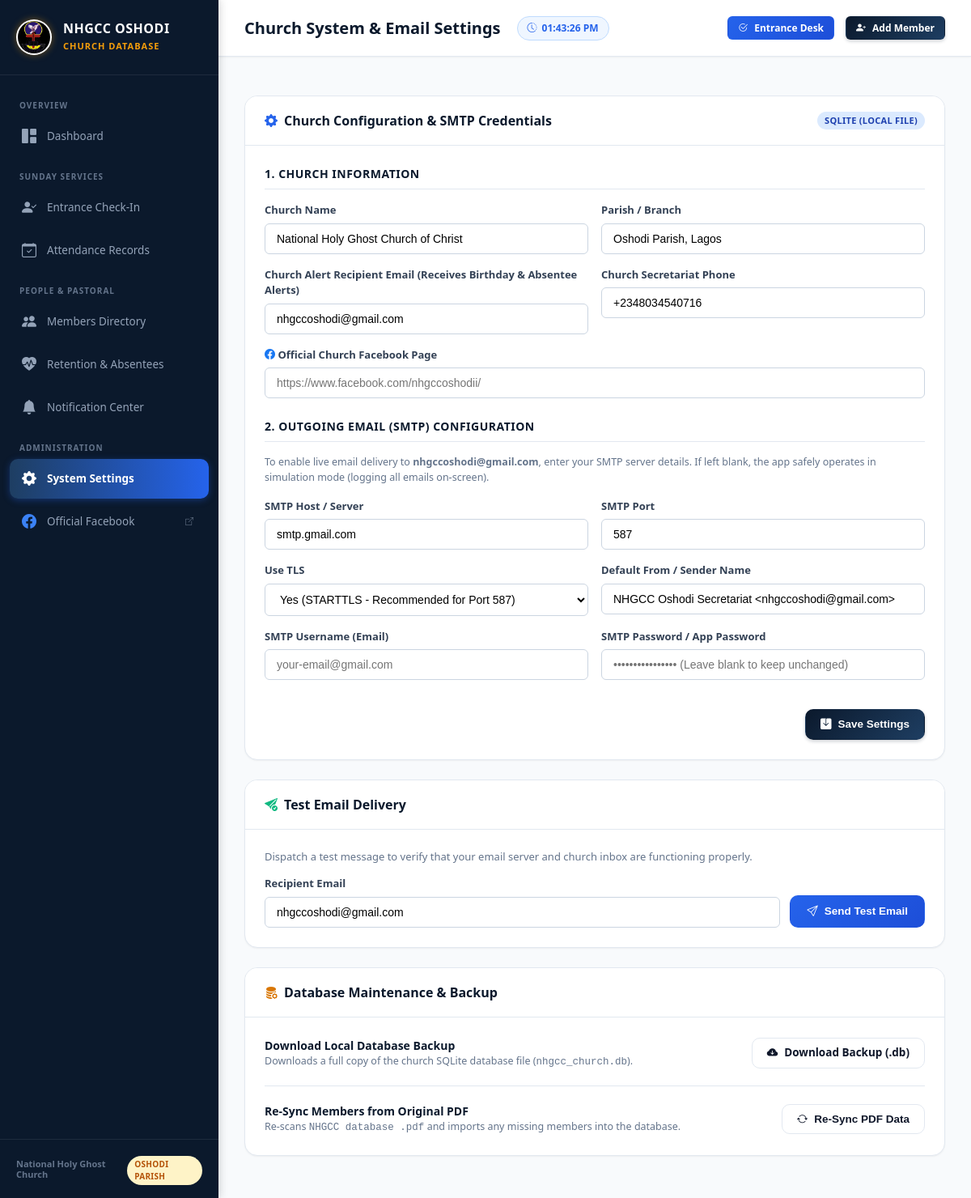
/settings/, run on the app's committed database.
### app/models.py (models this page shows, shortened)
class SystemSetting(db.Model):
    __tablename__ = 'system_settings'
    id = db.Column(db.Integer, primary_key=True)
    setting_key = db.Column(db.String(100), unique=True, nullable=False, index=True)
    setting_value = db.Column(db.Text, default='')
    description = db.Column(db.String(255), nullable=True)
    updated_at = db.Column(db.DateTime, default=datetime.utcnow, onupdate=datetime.utcnow)
    @classmethod
    def get_value(cls, key, default=None):
        item = cls.query.filter_by(setting_key=key).first()
        if item and item.setting_value is not None:
            return item.setting_value
        return default

### app/routes/settings.py (the view, shortened to what this page needs)
@settings_bp.route('/', methods=['GET', 'POST'])
def index():
    cfg = current_app.config
    smtp_cfg = get_smtp_config()
    db_type = 'SQLite (Local File)' if 'sqlite' in cfg['SQLALCHEMY_DATABASE_URI'] else 'Cloud Database (PostgreSQL)'
    return render_template('settings/index.html', smtp_cfg=smtp_cfg, db_type=db_type)

### app/templates/settings/index.html (shortened to what this page needs)
{% extends "base.html" %}
{% block header_title %}Church System & Email Settings{% endblock %}
{% block content %}
<div style="max-width: 900px; margin: 0 auto;">
    <div class="card">
        <div class="card-header">
            <div class="card-title">
                <i class="bi bi-gear-fill" style="color: #2563eb;"></i>
                <span>Church Configuration & SMTP Credentials</span>
            </div>
            <span class="badge badge-blue">{{ db_type }}</span>
        </div>
        <div class="card-body">
            <form method="POST">
                <h4 style="font-size: 14px; font-weight: 700; color: #0b192c; text-transform: uppercase; letter-spacing: 0.5px; margin-bottom: 16px; border-bottom: 1px solid var(--border-color); padding-bottom: 8px;">
                    1. Church Information
                </h4>
                <div class="form-row">
                    <div class="form-group">
                        <label class="form-label">Church Name</label>
                        <input type="text" name="church_name" class="form-control" value="{{ smtp_cfg.church_name }}" required>
                    </div>
                    <div class="form-group">
                        <label class="form-label">Parish / Branch</label>
                        <input type="text" name="church_branch" class="form-control" value="{{ smtp_cfg.church_branch }}" required>
                    </div>
                </div>
                <div class="form-row">
                    <div class="form-group">
                        <label class="form-label">Church Alert Recipient Email (Receives Birthday & Absentee Alerts)</label>
                        <input type="email" name="church_email" class="form-control" value="{{ smtp_cfg.recipient }}" required>
                    </div>
                    <div class="form-group">
                        <label class="form-label">Church Secretariat Phone</label>
                        <input type="text" name="church_phone" class="form-control" value="+2348034540716">
                    </div>
                </div>
                <div class="form-group" style="margin-bottom: 20px;">
                    <label class="form-label"><i class="bi bi-facebook" style="color: #1877f2;"></i> Official Church Facebook Page</label>
                    <input type="url" name="church_facebook" class="form-control" value="{{ smtp_cfg.facebook }}" placeholder="https://www.facebook.com/nhgccoshodii/">
                </div>
                <h4 style="font-size: 14px; font-weight: 700; color: #0b192c; text-transform: uppercase; letter-spacing: 0.5px; margin: 24px 0 16px 0; border-bottom: 1px solid var(--border-color); padding-bottom: 8px;">
                    2. Outgoing Email (SMTP) Configuration
                </h4>
                <p style="font-size: 12.5px; color: #64748b; margin-bottom: 16px;">
                    To enable live email delivery to <strong>{{ smtp_cfg.recipient }}</strong>, enter your SMTP server details. If left blank, the app safely operates in simulation mode (logging all emails on-screen).
                </p>
                <div class="form-row">
                    <div class="form-group">
                        <label class="form-label">SMTP Host / Server</label>
                        <input type="text" name="smtp_server" class="form-control" value="{{ smtp_cfg.server }}" placeholder="e.g. smtp.gmail.com">
                    </div>
                    <div class="form-group">
                        <label class="form-label">SMTP Port</label>
                        <input type="number" name="smtp_port" class="form-control" value="{{ smtp_cfg.port }}" placeholder="587">
                    </div>
                </div>
                <div class="form-row">
                    <div class="form-group">
                        <label class="form-label">Use TLS</label>
                        <select name="smtp_use_tls" class="form-control">
                            <option value="True" {% if smtp_cfg.use_tls %}selected{% endif %}>Yes (STARTTLS - Recommended for Port 587)</option>
                        </select>
                    </div>
                    <div class="form-group">
                        <label class="form-label">Default From / Sender Name</label>
                        <input type="text" name="mail_sender" class="form-control" value="{{ smtp_cfg.sender }}" placeholder="NHGCC Oshodi Secretariat <email@domain.com>">
                    </div>
                </div>
                <div class="form-row">
                    <div class="form-group">
                        <label class="form-label">SMTP Username (Email)</label>
                        <input type="text" name="smtp_username" class="form-control" value="{{ smtp_cfg.username }}" placeholder="your-email@gmail.com">
                    </div>
                    <div class="form-group">
                        <label class="form-label">SMTP Password / App Password</label>
                        <input type="password" name="smtp_password" class="form-control" placeholder="•••••••••••••••• (Leave blank to keep unchanged)">
                    </div>
                </div>
                <div style="margin-top: 20px; text-align: right;">
                    <button type="submit" class="btn btn-primary">
                        <i class="bi bi-save-fill"></i> Save Settings
                    </button>
                </div>
            </form>
        </div>
    </div>
    <div class="card">
        <div class="card-header">
            <div class="card-title">
                <i class="bi bi-send-check-fill" style="color: #10b981;"></i>
                <span>Test Email Delivery</span>
            </div>
        </div>
        <div class="card-body">
            <p style="font-size: 13px; color: #64748b; margin-bottom: 14px;">
                Dispatch a test message to verify that your email server and church inbox are functioning properly.
            </p>
            <form action="{{ url_for('settings.test_email') }}" method="POST" style="display: flex; gap: 12px; align-items: flex-end;">
                <div class="form-group" style="flex-grow: 1; margin-bottom: 0;">
                    <label class="form-label">Recipient Email</label>
                    <input type="email" name="test_email" class="form-control" value="{{ smtp_cfg.recipient }}" required>
                </div>
                <button type="submit" class="btn btn-accent" style="padding: 10px 20px;">
                    <i class="bi bi-send"></i> Send Test Email
                </button>
            </form>
        </div>
    </div>
    <div class="card">
        <div class="card-header">
            <div class="card-title">
                <i class="bi bi-database-fill-gear" style="color: #d97706;"></i>
                <span>Database Maintenance & Backup</span>
            </div>
        </div>
        <div class="card-body">
            <div style="display: flex; justify-content: space-between; align-items: center; flex-wrap: wrap; gap: 16px;">
                <div>
                    <h4 style="font-size: 14px; font-weight: 700; color: #0b192c;">Download Local Database Backup</h4>
                    <p style="font-size: 12.5px; color: #64748b;">
                        Downloads a full copy of the church SQLite database file (<code>nhgcc_church.db</code>).
                    </p>
                </div>
                <a href="{{ url_for('settings.backup_db') }}" class="btn btn-outline">
                    <i class="bi bi-cloud-arrow-down-fill"></i> Download Backup (.db)
                </a>
            </div>
            <hr style="margin: 20px 0; border: none; border-top: 1px solid var(--border-color);">
            <div style="display: flex; justify-content: space-between; align-items: center; flex-wrap: wrap; gap: 16px;">
                <div>
                    <h4 style="font-size: 14px; font-weight: 700; color: #0b192c;">Re-Sync Members from Original PDF</h4>
                    <p style="font-size: 12.5px; color: #64748b;">
                        Re-scans <code>NHGCC database .pdf</code> and imports any missing members into the database.
                    </p>
                </div>
                <form action="{{ url_for('settings.reimport_pdf') }}" method="POST" style="margin: 0;">
                    <button type="submit" class="btn btn-outline" onclick="return confirm('Do you wish to re-scan and sync the PDF records?');">
                        <i class="bi bi-arrow-repeat"></i> Re-Sync PDF Data
                    </button>
                </form>
            </div>
        </div>
    </div>
</div>
{% endblock %}

### app/static/css/style.css (style rules this page uses)
:root { --primary: #0b192c; --primary-light: #1e3e62; --primary-accent: #2563eb; --gold: #f59e0b; --gold-light: #fef3c7; --gold-dark: #b45309; --success: #10b981; --success-light: #d1fae5; --danger: #ef4444; --danger-light: #fee2e2; --warning: #f97316; --warning-light: #ffedd5; --bg-main: #f8fafc; --card-bg: #ffffff; --text-main: #0f172a; --text-muted: #64748b; --border-color: #e2e8f0; --sidebar-width: 270px; --sidebar-bg: #0b192c; --sidebar-text: #94a3b8; --sidebar-active: #ffffff; --sidebar-active-bg: #1e3e62; --shadow-sm: 0 1px 2px 0 rgba(0, 0, 0, 0.05); --shadow-md: 0 4px 6px -1px rgba(0, 0, 0, 0.1), 0 2px 4px -1px rgba(0, 0, 0, 0.06); --shadow-lg: 0 10px 15px -3px rgba(0, 0, 0, 0.1), 0 4px 6px -2px rgba(0, 0, 0, 0.05); --radius-sm: 6px; --radius-md: 10px; --radius-lg: 16px; }
* { box-sizing: border-box; margin: 0; padding: 0; }
body { font-family: 'Segoe UI', -apple-system, BlinkMacSystemFont, Roboto, Helvetica, Arial, sans-serif; background-color: var(--bg-main); color: var(--text-main); display: flex; min-height: 100vh; font-size: 14px; line-height: 1.5; }
.card { background-color: var(--card-bg); border-radius: var(--radius-lg); border: 1px solid var(--border-color); box-shadow: var(--shadow-sm); margin-bottom: 24px; overflow: hidden; }
.card-header { padding: 18px 24px; border-bottom: 1px solid var(--border-color); display: flex; align-items: center; justify-content: space-between; background-color: #ffffff; }
.card-title { font-size: 16px; font-weight: 700; color: var(--primary); display: flex; align-items: center; gap: 8px; }
.card-body { padding: 24px; }
.btn { display: inline-flex; align-items: center; justify-content: center; gap: 8px; padding: 9px 18px; font-size: 13.5px; font-weight: 600; border-radius: var(--radius-md); border: 1px solid transparent; cursor: pointer; text-decoration: none; transition: all 0.2s ease; line-height: 1.3; }
.btn-primary { background: linear-gradient(135deg, #0b192c 0%, #1e3e62 100%); color: #ffffff; box-shadow: 0 2px 4px rgba(11, 25, 44, 0.2); }
.btn-accent { background: linear-gradient(135deg, #2563eb 0%, #1d4ed8 100%); color: #ffffff; }
.btn-outline { background-color: transparent; border-color: var(--border-color); color: var(--text-main); }
.badge { display: inline-flex; align-items: center; gap: 4px; padding: 3px 9px; border-radius: 9999px; font-size: 11px; font-weight: 700; letter-spacing: 0.3px; text-transform: uppercase; }
.badge-blue { background-color: #dbeafe; color: #1e40af; }
.form-group { margin-bottom: 16px; }
.form-label { display: block; font-size: 13px; font-weight: 600; color: #334155; margin-bottom: 6px; }
.form-control { width: 100%; padding: 10px 14px; font-size: 14px; border: 1px solid #cbd5e1; border-radius: var(--radius-sm); outline: none; transition: border 0.2s; background-color: #ffffff; }
.form-row { display: grid; grid-template-columns: 1fr 1fr; gap: 16px; }

### data on the page
SystemSetting: church_name "National Holy Ghost Church of Christ"
SystemSetting: church_branch "Oshodi Parish, Lagos"
SystemSetting: church_email "nhgccoshodi@gmail.com", recipient "nhgccoshodi@gmail.com", test_email "nhgccoshodi@gmail.com"
SystemSetting: smtp_server "smtp.gmail.com"
SystemSetting: mail_sender "NHGCC Oshodi Secretariat <nhgccoshodi@gmail.com>"

### other printed values
{{ db_type }} "SQLITE (LOCAL FILE)"
